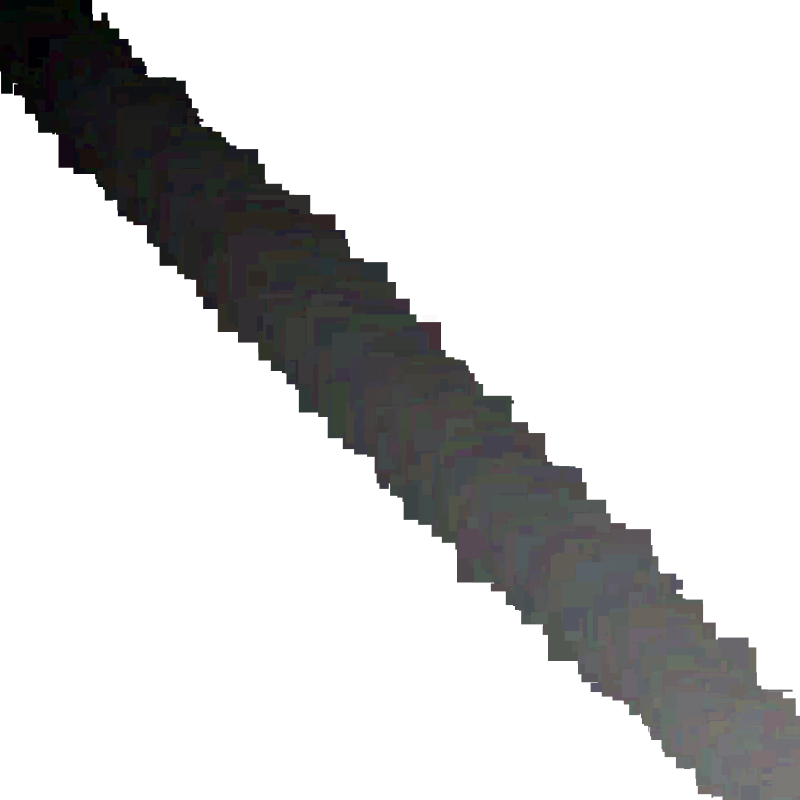
Frame 1 (no input)
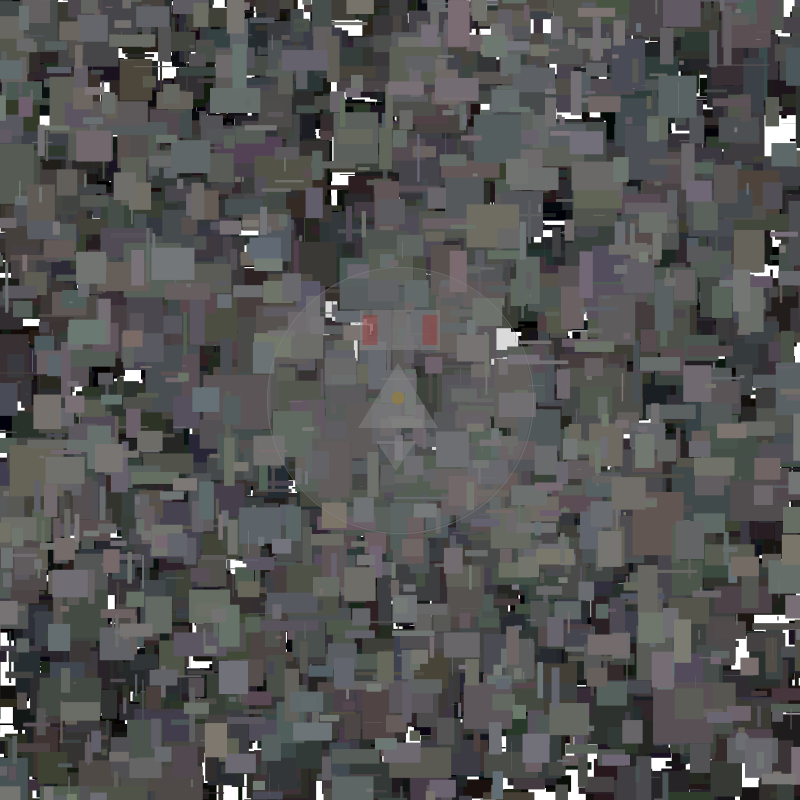
Frame 60 (the mouse pressed at the canvas centre just before this capture)
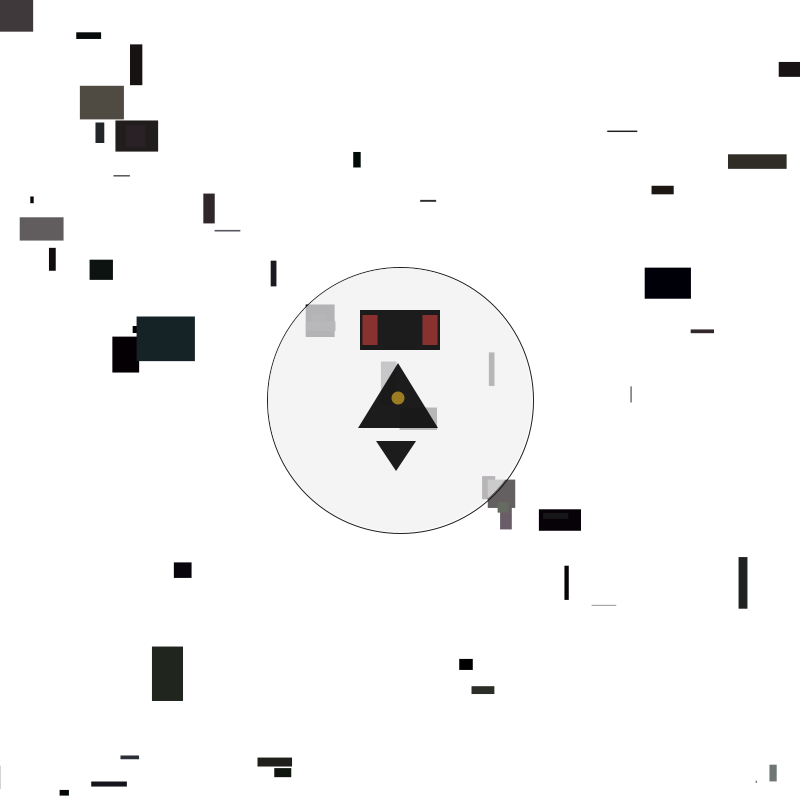
Frame 120 (the mouse held since frame 60 and released just before this capture)

The Processing sketch that drew these frames (run headless with seeded random() and noise(); from frame 60 on, the mouse is pressed at the canvas centre):

// Processing sketch: processing_50871
// ── processing_50871.pde

Rec [] recs = new Rec [16000]; // Array of Recs

Logo w; // A logo for W.W.

void setup () {
  size (800,800);
  smooth ();
  
  // Recs inputs
  for (int i = 0; i < recs.length; i++) {
    float recR = i/135+130/(i+1);
    float recG = i/135+130/(i+1);
    float recB = i/135+130/(i+1);
    recR = recR + 0.03*random (400) - 0.03*random (400);
    recG = recG + 0.03*random (400) - 0.03*random (400);
    recB = recB + 0.03*random (400) - 0.03*random (400);
    recs [i] = new Rec (color (recR, recG, recB), i/20, i/20, -i/1200.0+random (45)-random (45), -i/1200.0+random(45)-random(45), 25-((i-8000)/1350)*((i-8000)/1350)+random(50)-random(50), 25-((i-8000)/1350)*((i-8000)/1350)+random(50)-random(50));
  }
  
  // logo inputs
  
  w = new Logo (255, 255, 255, 0, 400, 400, 0, 0, 0); 
}

// Draw Recs and the logo
void draw () {
  background (255);
  for (int i = 0; i < recs.length; i++) {
    recs [i].move ();
    recs [i].display ();
  }
  
  
  w.colorchange ();
  w.display ();
}

// Define the Rec class
class Rec {
  color c;
  float xpos;
  float ypos;
  float xspeed;
  float yspeed;
  float xsize;
  float ysize;
  
  Rec(color c_, float xpos_, float ypos_, float xspeed_, float yspeed_, float xsize_, float ysize_) {
    c=c_;
    xpos=xpos_;
    ypos=ypos_;
    xspeed=xspeed_;
    yspeed=yspeed_;
    xsize=xsize_;
    ysize=ysize_;
  }
  
  // Draw Recs
  void display () {
    rectMode (CENTER);
    noStroke ();
    fill (c);
    rect (xpos, ypos, xsize, ysize);
  }
  
  // Recs slow down, but once below 18, increase the speed and disapear
  void move () {
    xspeed = 0.99*xspeed;
    yspeed = 0.99*yspeed;
    xpos = xpos + xspeed;
    ypos = ypos + yspeed;
    if (xpos > width || xpos < 0) {
      xspeed = -xspeed;
    }
    if (ypos > width || ypos < 0) {
      yspeed = -yspeed;
    }
    if (xspeed < 18 || yspeed < 18) {
      xspeed = xspeed*1.1;
      yspeed = yspeed*1.1;
    }
  }
}

// Define the logo class
class Logo {
  float wR;
  float wG;
  float wB;
  float wAlpha;
  float centerPotX;
  float centerPotY;
  float eR;
  float eG;
  float eB;
  
  Logo(float wR_, float wG_, float wB_, float wAlpha_, float centerPotX_, float centerPotY_, float eR_, float eG_, float eB_) {
    wR=wR_;
    wG=wG_;
    wB=wB_;
    wAlpha=wAlpha_;
    centerPotX=centerPotX_;
    centerPotY=centerPotY_;
    eR=eR_;
    eG=eG_;
    eB=eB_;
  }
  
  void display () {
    ellipseMode (CENTER);
    rectMode (CENTER);
    
    // Draw logo's circle
    stroke (wR, wG, wB, wAlpha);
    noFill ();
    ellipse (centerPotX,centerPotY,270-centerPotX*0.005-centerPotY*0.005,270-centerPotX*0.005-centerPotY*0.005);
    noStroke ();
    fill (255-wR, 255-wG, 255-wB, wAlpha-50);
    ellipse (centerPotX,centerPotY,268-centerPotX*0.005-centerPotY*0.005,268-centerPotX*0.005-centerPotY*0.005);
  
    // Draw W.W.'s body
    noStroke ();
    fill (wR, wG, wB, wAlpha);
    triangle (centerPotX/1.005,centerPotY/1.005-35,centerPotX/1.005-40,centerPotY/1.005+30,centerPotX/1.005+40,centerPotY/1.005+30);
  
    // Draw W.W.'s head
    noStroke ();
    fill (wR, wG, wB, wAlpha);
    rect (centerPotX,centerPotY-70,80,40);
  
    // Draw W.W.'s eyes
    noStroke ();
    eR = random (255);
    eG = random (255);
    eB = random (255);
    fill (eR*0.04+eG*0.03+135, eR*0.02+eB*0.02+45, eG*0.04+eB*0.05+35, wAlpha+5);
    rect (centerPotX-30,centerPotY-70,15,30);
    rect (centerPotX+30,centerPotY-70,15,30);

    // Draw W.W.'s leg
    noStroke ();
    fill (wR, wG, wB, wAlpha);
    triangle (centerPotX/1.01-20,centerPotY/1.01+45,centerPotX/1.01+20,centerPotY/1.01+45,centerPotX/1.01,centerPotY/1.01+75);
 
    // Draw W.W.'S pot
    noStroke ();
    fill (160, centerPotX*0.02+120, centerPotY*0.01+30, wAlpha+5);
    ellipse (centerPotX/1.005,centerPotY/1.005,13,13);
  }
  
  
  
  void colorchange () {
    wR = wR-2;
    wG = wG-2;
    wB = wB-2;
    wAlpha = wAlpha+2;
  }
}
    
    
  
